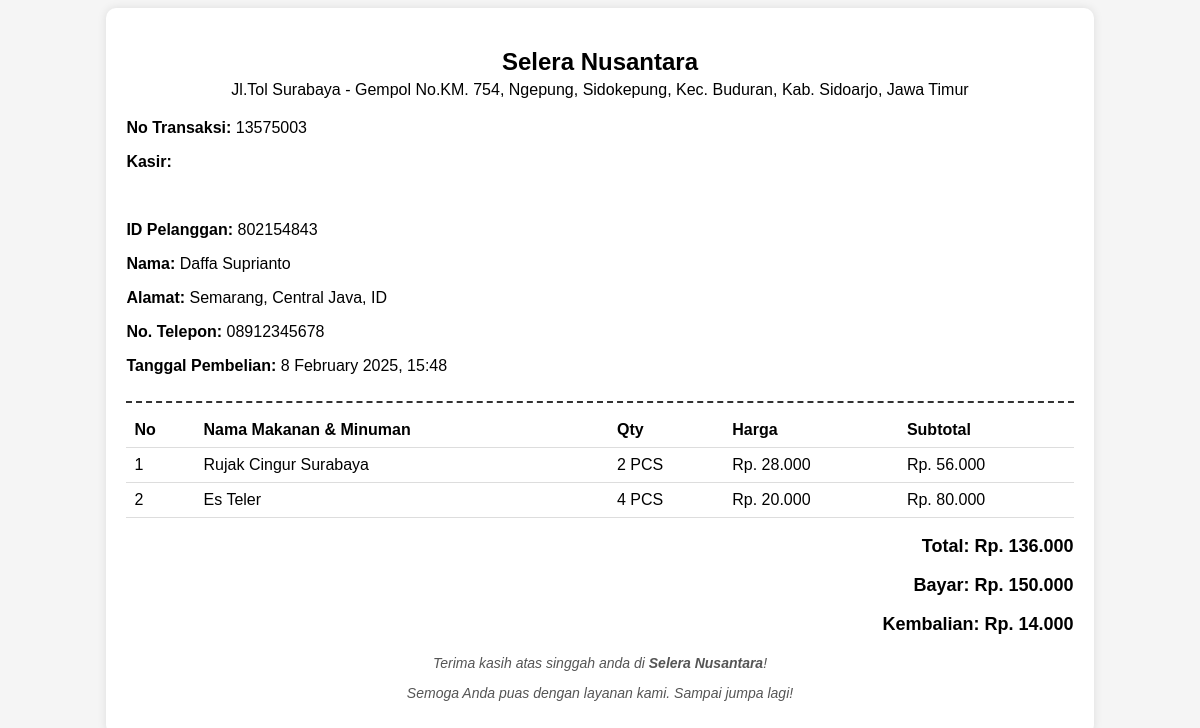
/administrator/invoice.php?PenjualanID=13575003, run on the app's committed database.
### tables this page shows
CREATE TABLE `penjualan` (
  `PenjualanID` int(11) NOT NULL,
  `TanggalPenjualan` datetime NOT NULL,
  `TotalHarga` decimal(16,2) NOT NULL,
  `UangBayar` decimal(10,2) NOT NULL,
  `Kembalian` decimal(10,2) NOT NULL,
  `PelangganID` int(11) NOT NULL,
  `update_at` timestamp NOT NULL DEFAULT current_timestamp() ON UPDATE current_timestamp()
);

CREATE TABLE `pelanggan` (
  `PelangganID` int(11) NOT NULL,
  `NamaPelanggan` varchar(255) NOT NULL,
  `Alamat` text NOT NULL,
  `NomorTelepon` varchar(15) NOT NULL,
  `update_at` timestamp NOT NULL DEFAULT current_timestamp() ON UPDATE current_timestamp()
);

CREATE TABLE `detailpenjualan` (
  `DetailID` int(11) NOT NULL,
  `PenjualanID` int(11) NOT NULL,
  `ProdukID` int(11) NOT NULL,
  `JumlahProduk` int(11) NOT NULL,
  `Subtotal` decimal(10,2) NOT NULL,
  `update_at` timestamp NOT NULL DEFAULT current_timestamp() ON UPDATE current_timestamp()
);

CREATE TABLE `produk` (
  `ProdukID` int(11) NOT NULL,
  `NamaProduk` varchar(255) NOT NULL,
  `Harga` decimal(10,2) NOT NULL,
  `Stok` int(11) NOT NULL,
  `update_at` timestamp NOT NULL DEFAULT current_timestamp() ON UPDATE current_timestamp()
);

### administrator/invoice.php (the view, shortened to what this page needs)
<?php
include '../koneksi.php';
$PenjualanID = $_GET['PenjualanID'];
$query = "SELECT p.*, pel.NamaPelanggan, pel.Alamat, pel.NomorTelepon
          FROM penjualan p
          JOIN pelanggan pel ON p.PelangganID = pel.PelangganID
          WHERE p.PenjualanID = '$PenjualanID'";
$result = mysqli_query($koneksi, $query);
$d = mysqli_fetch_assoc($result);
$PelangganID = $d['PelangganID'];
$TanggalPenjualan = date('Y-m-d H:i:s', strtotime($d['TanggalPenjualan']));
$detail = mysqli_query($koneksi, "SELECT dp.*, pr.NamaProduk, pr.Harga
                                  FROM detailpenjualan dp
                                  JOIN produk pr ON dp.ProdukID = pr.ProdukID
                                  WHERE dp.PenjualanID='$PenjualanID'");
?>
<!DOCTYPE html>
<html lang="id">
<head>
</head>
<body>
    <div class="struk-container">
        <div class="header">
            <h2>Selera Nusantara</h2>
            <p>Jl.Tol Surabaya - Gempol No.KM. 754, Ngepung, Sidokepung, Kec. Buduran, Kab. Sidoarjo, Jawa Timur</p>
        </div>
        <div class="info">
            <p><strong>No Transaksi:</strong> <?php echo $PenjualanID; ?></p>
            <p><strong>Kasir:</strong> <?php echo $_SESSION['nama_petugas']; ?></p>
            <br>
            <p><strong>ID Pelanggan:</strong> <?php echo $PelangganID; ?></p>
            <p><strong>Nama:</strong> <?php echo $d['NamaPelanggan']; ?></p>
            <p><strong>Alamat:</strong> <?php echo $d['Alamat']; ?></p>
            <p><strong>No. Telepon:</strong> <?php echo $d['NomorTelepon']; ?></p>
            <p><strong>Tanggal Pembelian:</strong> <?php echo date("j F Y, H:i", strtotime($TanggalPenjualan)); ?></p>
        </div>
        <table>
            <thead>
                <tr>
                    <th>No</th>
                    <th>Nama Makanan & Minuman</th>
                    <th>Qty</th>
                    <th>Harga</th>
                    <th>Subtotal</th>
                </tr>
            </thead>
            <tbody>
                <?php $no = 1;
                while ($item = mysqli_fetch_assoc($detail)) { ?>
                    <tr>
                        <td><?php echo $no++; ?></td>
                        <td><?php echo $item['NamaProduk']; ?></td>
                        <td><?php echo $item['JumlahProduk']; ?> PCS</td>
                        <td>Rp. <?php echo number_format($item['Harga'], 0, ',', '.'); ?></td>
                        <td>Rp. <?php echo number_format($item['Subtotal'], 0, ',', '.'); ?></td>
                    </tr>
                <?php } ?>
            </tbody>
        </table>
        <p class="total">Total: Rp. <?php echo number_format($d['TotalHarga'], 0, ',', '.'); ?></p>
        <p class="total">Bayar: Rp. <?php echo number_format($d['UangBayar'], 0, ',', '.'); ?></p>
        <p class="total">Kembalian: Rp. <?php echo number_format($d['Kembalian'], 0, ',', '.'); ?></p>
        <div class="footer">
            <p>Terima kasih atas singgah anda di <strong>Selera Nusantara</strong>!</p>
            <p>Semoga Anda puas dengan layanan kami. Sampai jumpa lagi!</p>
        </div>
    </div>
</body>
</html>

### administrator/invoice.php (style rules this page uses)
body { font-family: Arial, sans-serif; background: #f5f5f5; }
.struk-container { width: 80%; margin: auto; background: white; padding: 20px; border-radius: 10px; box-shadow: 0px 0px 10px rgba(0, 0, 0, 0.1); }
.header { text-align: center; margin-bottom: 20px; }
.header h2 { margin-bottom: 5px; }
.header p { margin-top: 0; }
.info { border-bottom: 2px dashed #333; padding-bottom: 10px; margin-bottom: 10px; }
table { width: 100%; border-collapse: collapse; }
th, td { padding: 8px; border-bottom: 1px solid #ddd; text-align: left; }
.total { text-align: right; font-size: 18px; font-weight: bold; }
.footer { text-align: center; margin-top: 20px; font-size: 14px; color: #555; font-style: italic; }

### data on the page
penjualan: PelangganID "802154843", PelangganID.NamaPelanggan "Daffa Suprianto", PelangganID.Alamat "Semarang, Central Java, ID", PelangganID.NomorTelepon "08912345678", TanggalPenjualan "8 February 2025, 15:48", TotalHarga "136.000", UangBayar "150.000", Kembalian "14.000"
detailpenjualan: ProdukID.NamaProduk "Rujak Cingur Surabaya", JumlahProduk "2", ProdukID.Harga "28.000", Subtotal "56.000"
detailpenjualan: ProdukID.NamaProduk "Es Teler", JumlahProduk "4", ProdukID.Harga "20.000", Subtotal "80.000"

### other printed values
$PenjualanID "13575003"
